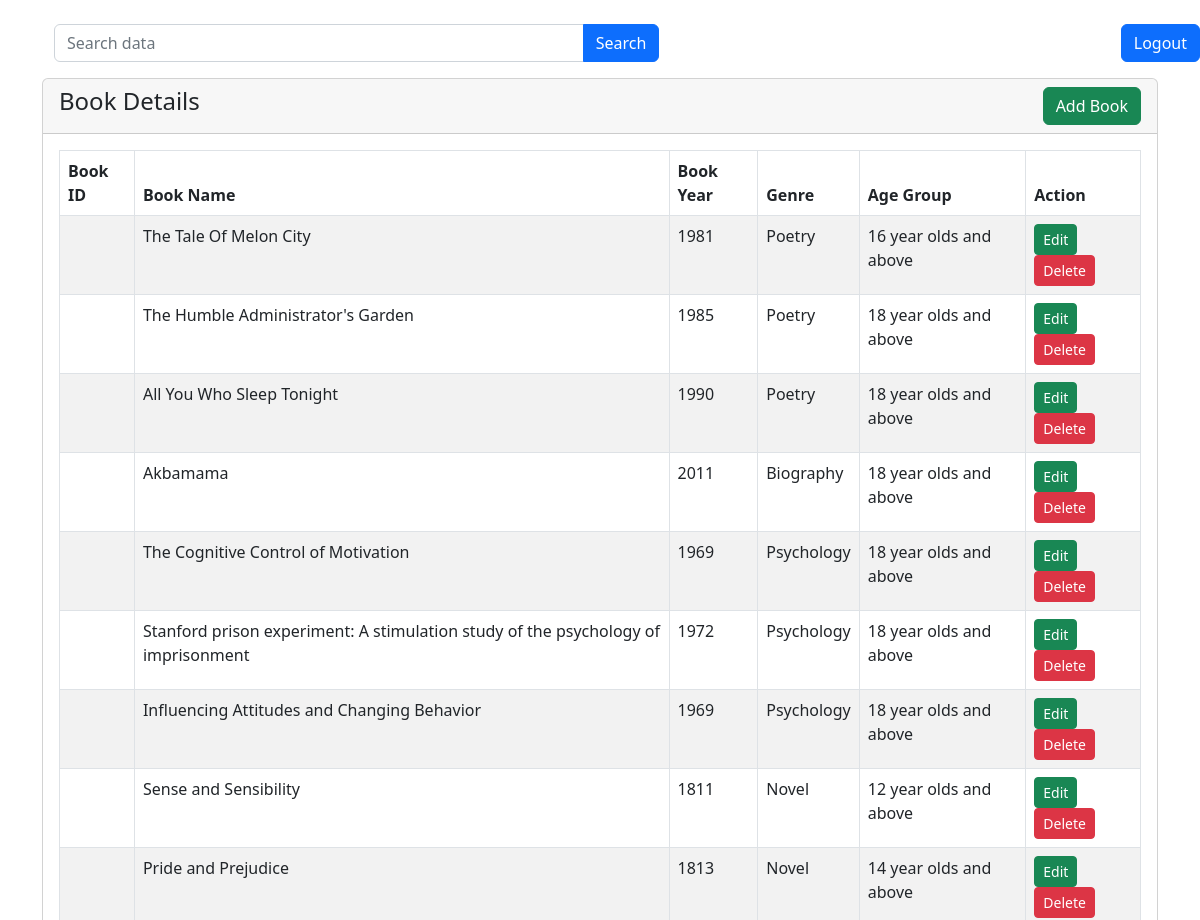
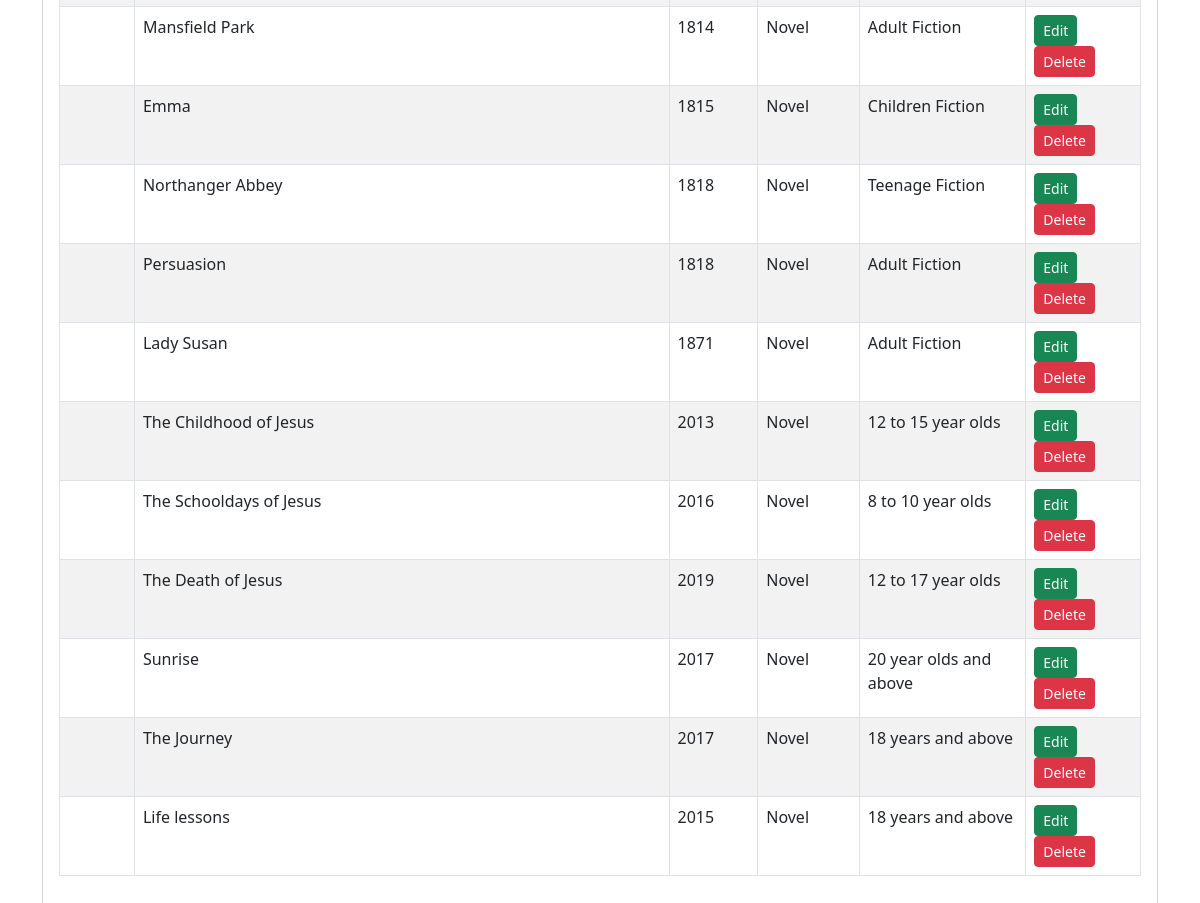
The page /books.php on the database its author committed (2 pictures, top to bottom).
### tables this page shows
CREATE TABLE `books` (
  `bookID` int(11) NOT NULL,
  `BookName` varchar(150) NOT NULL,
  `BookYear` int(11) NOT NULL,
  `Genre` varchar(80) NOT NULL,
  `AgeGroup` varchar(80) NOT NULL
);

### books.php (the view, shortened to what this page needs)
<?php
require 'config.php';
?>
<!DOCTYPE html>
<html lang="en">
<head>
    <link href="https://cdn.jsdelivr.net/npm/bootstrap@5.2.2/dist/css/bootstrap.min.css" rel="stylesheet">
</head>
<body>
<div>
    <a href="index.php" class="btn btn-primary float-end">Logout</a>
</div>
<div class="container mt-4">
    <div class="row">
        <div class="col-md-7">
            <form action="searched_books.php" method="GET">
                <div class="input-group mb-3">
                    <input type="text" class="form-control" name="search" value="<?php if (isset($_GET['search'])){echo $_GET['search']; }?>" placeholder="Search data">
                    <button type="submit" class="btn btn-primary">Search</button>
                </div>
            </form>
        </div>
    </div>
    <div class="row">
        <div class="col-md-12">
            <div class="card">
                <div class="card-header">
                    <h4>Book Details
                        <a href="create-book.php" class="btn btn-success float-end">Add Book</a>
                    </h4>
                </div>
                <div class="card-body">
                    <table class="table table-bordered table-striped">
                        <thead>
                            <tr>
                                <th>Book ID</th>
                                <th>Book Name</th>
                                <th>Book Year</th>
                                <th>Genre</th>
                                <th>Age Group</th>
                                <th>Action</th>
                            </tr>
                        </thead>
                        <tbody>
                            <?php
                               $query = "SELECT * FROM books";
                               $query_run = mysqli_query($connection, $query);
                                if(mysqli_num_rows($query_run) > 0)
                                {
                                    foreach($query_run as $book)
                                    {
                                        ?>
                                        <tr>
                                            <td><?= $book['id']; ?></td>
                                            <td><?= $book['BookName']; ?></td>
                                            <td><?= $book['BookYear']; ?></td>
                                            <td><?= $book['Genre']; ?></td>
                                            <td><?= $book['AgeGroup']; ?></td>
                                            <td>
                                                <a href = "edit-book.php?id=<?=$book['id']; ?>" class="btn btn-success btn-sm">Edit</a>
                                                <form action="code.php" method="POST" class="d-inline">
                                                    <button type="submit" name="delete_book" value="<?=$book['id'];?>" class="btn btn-danger btn-sm">Delete</button>
                                                </form>
                                            </td>
                                        </tr>
                                        <?php
                                    }
                                }else{
                                    echo "<h5>No Record Found</h5>";
                                }
                            ?>
                        </tbody>
                    </table>
                </div>
            </div>
        </div>
    </div>
</div>
</body>
</html>

### rows shown on the page
books: BookName "The Tale Of Melon City", BookYear "1981", Genre "Poetry", AgeGroup "16 year olds and above"
books: BookName "The Humble Administrator's Garden", BookYear "1985", Genre "Poetry", AgeGroup "18 year olds and above"
books: BookName "All You Who Sleep Tonight", BookYear "1990", Genre "Poetry", AgeGroup "18 year olds and above"
books: BookName "Akbamama", BookYear "2011", Genre "Biography", AgeGroup "18 year olds and above"
books: BookName "The Cognitive Control of Motivation", BookYear "1969", Genre "Psychology", AgeGroup "18 year olds and above"
books: BookName "Stanford prison experiment: A stimulation study of the psychology of imprisonment", BookYear "1972", Genre "Psychology", AgeGroup "18 year olds and above"
books: BookName "Influencing Attitudes and Changing Behavior", BookYear "1969", Genre "Psychology", AgeGroup "18 year olds and above"
books: BookName "Sense and Sensibility", BookYear "1811", Genre "Novel", AgeGroup "12 year olds and above"
books: BookName "Pride and Prejudice", BookYear "1813", Genre "Novel", AgeGroup "14 year olds and above"
books: BookName "Mansfield Park", BookYear "1814", Genre "Novel", AgeGroup "Adult Fiction"
books: BookName "Emma", BookYear "1815", Genre "Novel", AgeGroup "Children Fiction"
books: BookName "Northanger Abbey", BookYear "1818", Genre "Novel", AgeGroup "Teenage Fiction"
books: BookName "Persuasion", BookYear "1818", Genre "Novel", AgeGroup "Adult Fiction"
books: BookName "Lady Susan", BookYear "1871", Genre "Novel", AgeGroup "Adult Fiction"
books: BookName "The Childhood of Jesus", BookYear "2013", Genre "Novel", AgeGroup "12 to 15 year olds"
books: BookName "The Schooldays of Jesus", BookYear "2016", Genre "Novel", AgeGroup "8 to 10 year olds"
books: BookName "The Death of Jesus", BookYear "2019", Genre "Novel", AgeGroup "12 to 17 year olds"
books: BookName "Sunrise", BookYear "2017", Genre "Novel", AgeGroup "20 year olds and above"
books: BookName "The Journey", BookYear "2017", Genre "Novel", AgeGroup "18 years and above"
books: BookName "Life lessons", BookYear "2015", Genre "Novel", AgeGroup "18 years and above"
